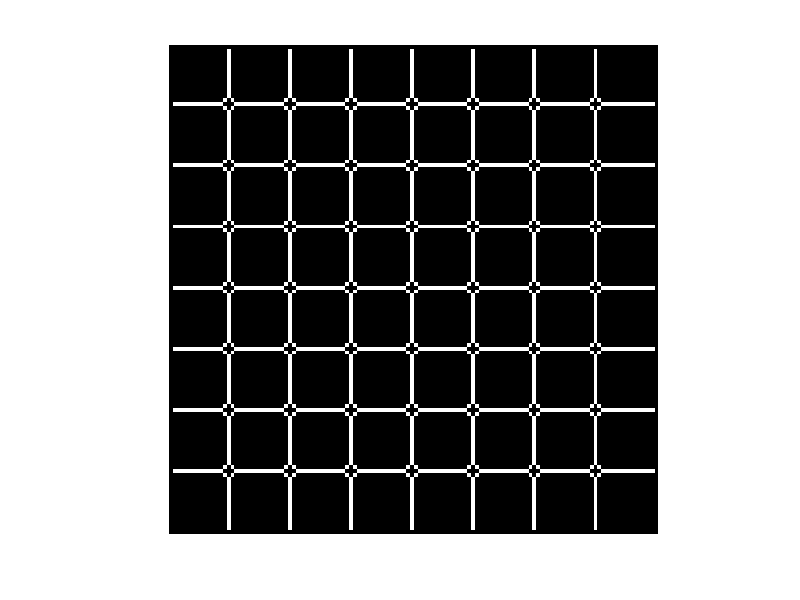

The MATLAB script that drew this image: (Note: this script raises an error after producing the figure.)
%% Module 1 Assignment
% Questions 1 and 2:  Working with Test Patterns
% One way to get a feel for how spatial filters affect an image is to apply 
% them to very simple test patterns.  The following checkerboard pattern is composed 
% of alternating 16-by-16 pixel squares. 

A = ones(16);
B = zeros(16);
C = [A,B;B,A];
C = [C,C;C,C];
img = [C,C;C,C];
imshow(img)
%% 
% Get the result of applying 3x3 averaging filter

favg = fspecial("average",[3,3])
imgavg = imfilter(img,favg);
imshow(imgavg)
%% 
% Get the result of applying Canny edge detection to the checkerboard image.

fcanny = edge(img,"canny")
imshow(fcanny)
%% 
% Question 3
%% Visualizing Gradients
% Load the ‘_coins.png_’ image included with MATLAB.  Detect edges using the 
% _edge_ function with the Sobel method, and return the  vertical and horizontal 
% gradients.
% 
% Which image best represents the gradient highlighting the vertical edges in 
% this image?

coin = imread("coins.png");
[coinEdge, threshOut, VerEdGrad,HEdGrad] = edge(coin,"sobel");
imshow(VerEdGrad)
%% 
% Question 4
%% Detecting Edges in Coins
% Load the _coins1.jpg_ image and resize it to a resolution of 600 by 800 pixels. 
% Apply a Gaussian filter with a standard deviation of 0.5.   Which of these images 
% shows the edges detected by the _edge_ function with the Canny method?

coin1 = imread("coins1.jpg");
img = imresize(coin1,[600,800]);
imshow(img)
imgfilt = imgaussfilt(img,0.5);
imgcanny = edge(imgfilt,"canny");
imshow(imgcanny)
%% Questions 5 and 6:  Counting Coins
% The next two questions involve using the _imfindcircles_ and _viscircles_ 
% functions.  For each question, you will need to load the image, resize it, and 
% apply the specified Gaussian blur with the _imgaussfilt_ function.
%% Counting Coins 1
% Load the _coins3.jpg_ image and rescale the image to 600 by 800 pixels.  Blur 
% the image using a Gaussian blur with a standard deviation (_sigma_) of 1.   
% Use the _imfindcircles_ function to find only the four largest coins.  What 
% is the lower value of the radius search to eliminate the smaller coins?

coin3 = imread("coins3.jpg");
img = imresize(coin3,[600,800]);
imgfilt = imgaussfilt(img,1);
[centers,radii] = imfindcircles(imgfilt,[56,100]);
viscircles(centers,radii)
%% 
% Question 6
%% 
% 
%% Counting Coins 2
% Load the _coins2.jpg_ image and rescale the image to 900 by 1200 pixels.  
% Blur the image using a Gaussian blur with a standard deviation (_sigma_) of 
% 1.   Use the _imfindcircles_ function to count the number of coins with radius 
% less than 100.

coin2 = imread("coins2.jpg");
img = imresize(coin2,[900,1200]);
imgfilter = imgaussfilt(img,1);
[centers,radii] = imfindcircles(imgfilter,[6,100]);
viscircles(centers,radii)
%% 
%